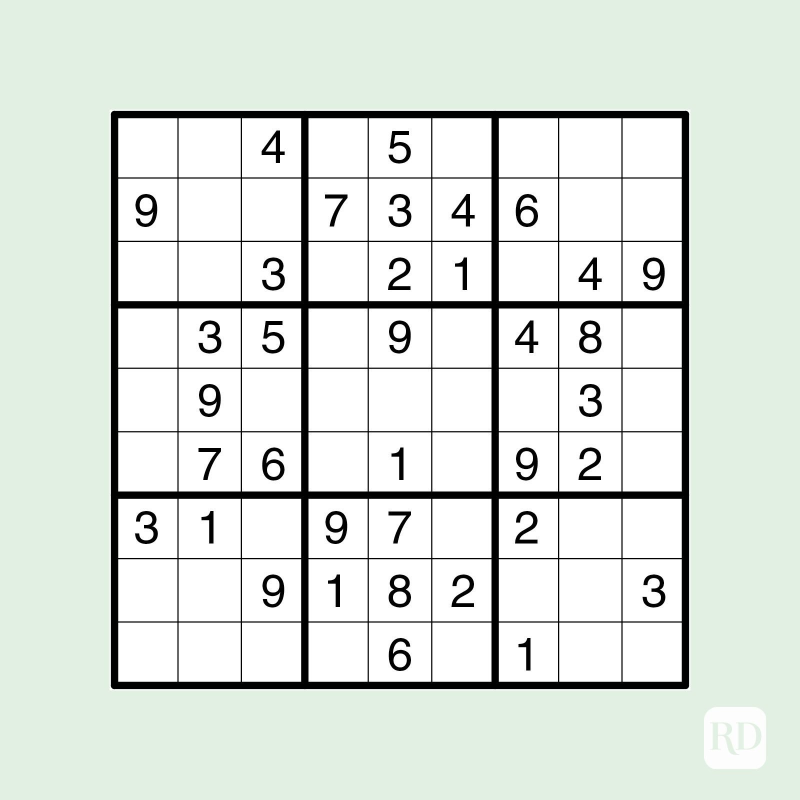
#> input picture s1.jpeg, 1600 x 1600 px (shown at 1/2 size)
$ python -i main.py   (imports and definitions only)
#> lines starting #> are read from the running program, lines starting #| are printed output that depends on the picture; after the words box and inside, x2 and y2 are one past the last pixel; in counts of white or black regions, pixels touching at a corner belong together
#> further down, picture is the input picture: shape (1600, 1600, 3); mean B, G, R 221.5, 227.6, 221
import matplotlib.pyplot as plt
import numpy as np
import cv2
import pickle
from PIL import Image
from Sudoku_Solver import Solver
import GUI
import pygame
import time
# [1 line not run here, left out]

height, width = 450, 450

# [2 lines not run here, left out]


def pre_process(i):
    p_gray = cv2.cvtColor(i, cv2.COLOR_BGR2GRAY)
    p_blur = cv2.GaussianBlur(p_gray, (5, 5), 1)
    p_threshold = cv2.adaptiveThreshold(p_blur, 255, 1, 1, 11, 2)
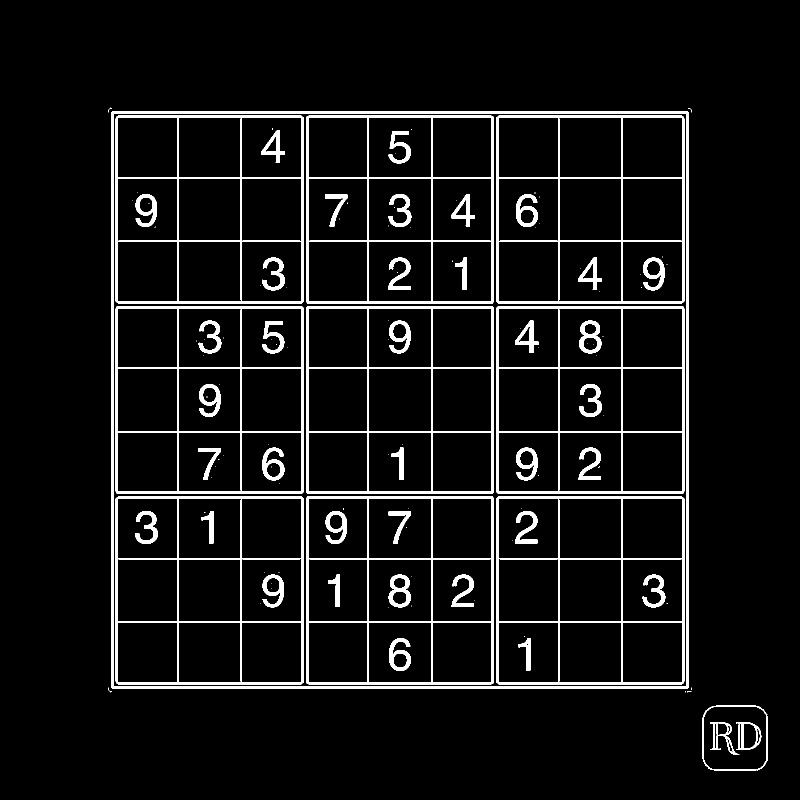
#> p_threshold: shape (1600, 1600) (shown at 1/2 size); 7% white; 132 white regions (83 under 20 px), largest, box (x1, y1, x2, y2) and area: (222, 222, 1378, 1378) 23006, (231, 231, 608, 608) 13053, (992, 231, 1369, 608) 13053
    return p_threshold


# [224 lines left out: functions pre_process_block, split_board, get_biggest_contour, sort_points, crop_corners, get_numbers and 4 more, not called in this run]


# [47 lines not run here, left out]

>>> import cv2
>>> picture = cv2.imread('s1.jpeg')
>>> result = pre_process(picture)

$ run again, on s2.jpeg
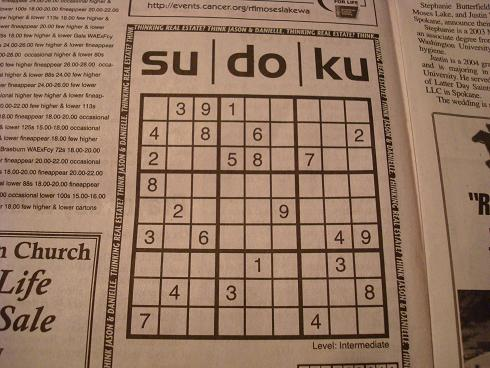
#> input picture s2.jpeg, 490 x 368 px
#> picture is the input picture: shape (368, 490, 3); mean B, G, R 99.6, 120.7, 150.8
#> in pre_process, `p_blur = cv2.GaussianBlur(p_gray, (5, 5), 1)`:
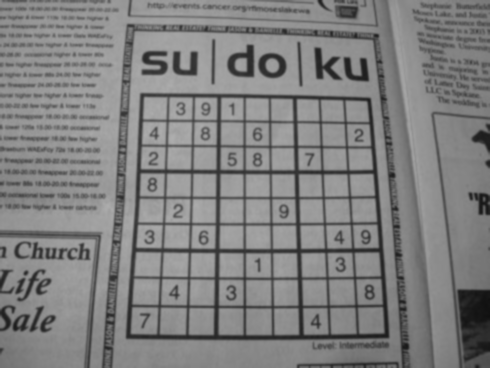
#> p_blur: shape (368, 490); min 16, max 174, mean 127.3
#> in pre_process, `p_threshold = cv2.adaptiveThreshold(p_blur, 255, 1, 1, 11, 2)`:
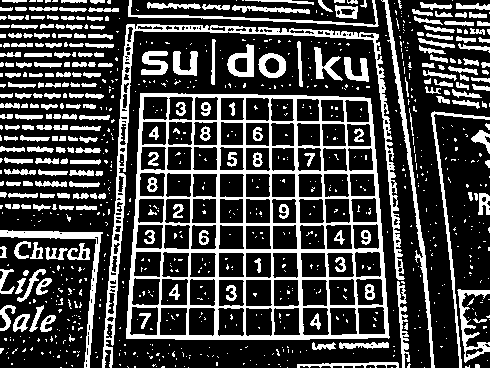
#> p_threshold: shape (368, 490); 26.6% white; 898 white regions (660 under 20 px), largest, box (x1, y1, x2, y2) and area: (126, 93, 390, 340) 15364, (102, 24, 405, 368) 4845, (381, 0, 435, 368) 1552
